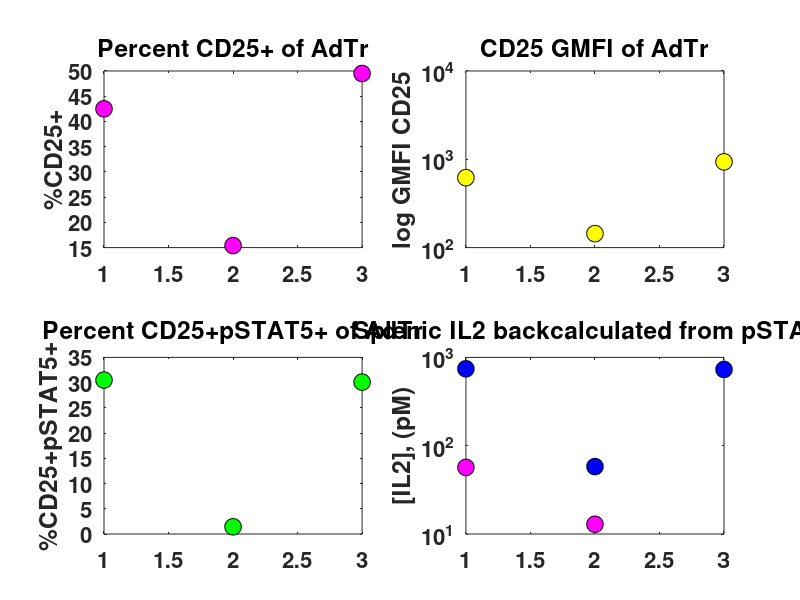
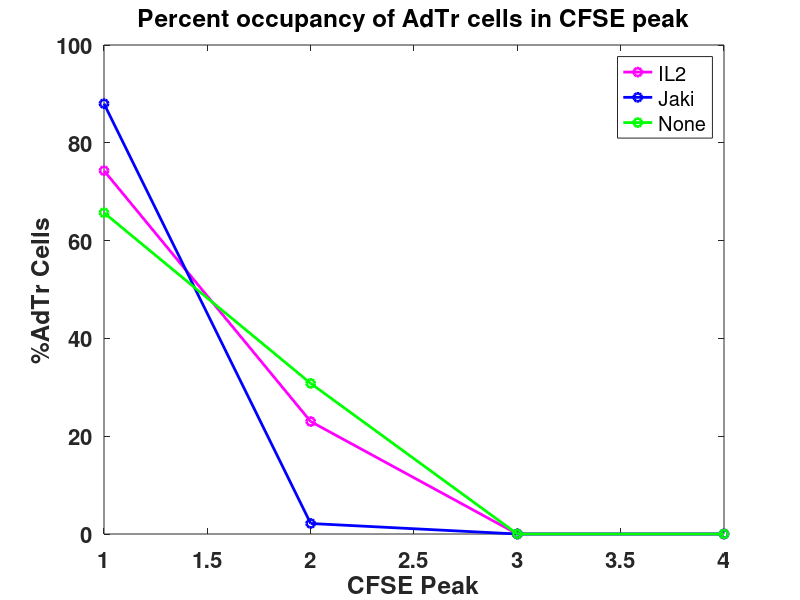
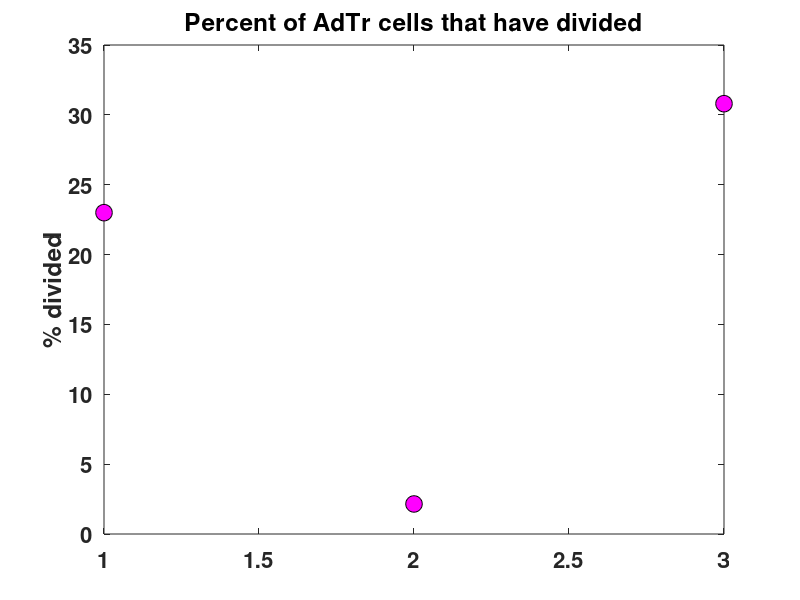
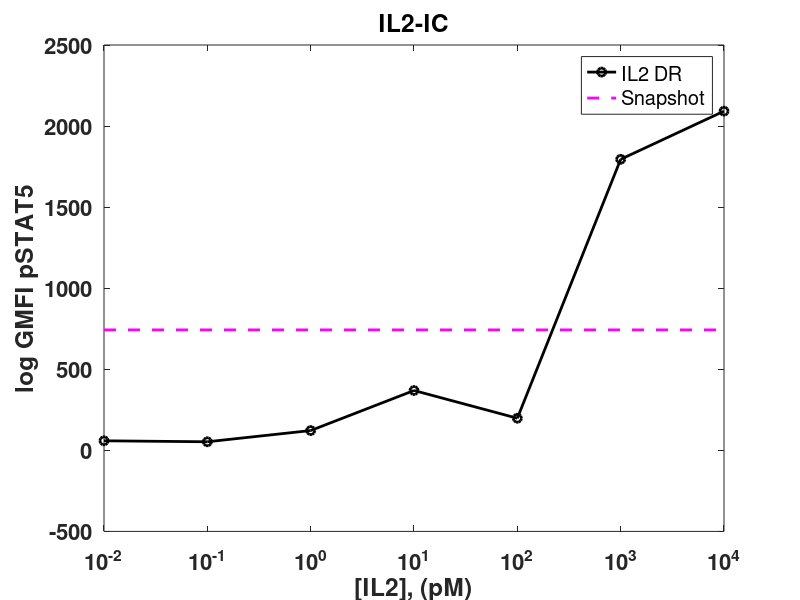

The MATLAB source for these figures, in order: (Note: this script raises an error after producing the figures.)
%Analyses of in vivo 12212012
%order is IL2-IC, Jaki, None

CD25per=[42.5
15.4
49.5];

CD25per=reshape(CD25per, 1,3);

CD25GMFI=[619
144
936];
CD25GMFI=reshape(CD25GMFI, 1,3);

pSTAT5GMFI=[743
58
730];
pSTAT5GMFI=reshape(pSTAT5GMFI, 1,3);

CD25pSTAT5=[30.5
1.43
30.1]
CD25pSTAT5=reshape(CD25pSTAT5, 1,3);

%%

figure(1)
subplot(2,2,1)
plot([1 2 3], CD25per, 'o', 'MarkerEdgeColor', 'k', 'MarkerFaceColor', 'm', 'MarkerSize', 12)
set(gcf, 'color', 'w')
set(gca, 'Fontsize', 16, 'Fontweight', 'bold')
title('Percent CD25+ of AdTr')
ylabel('%CD25+')
subplot(2,2,2)
plot([1 2 3], CD25GMFI, 'o', 'MarkerEdgeColor', 'k', 'MarkerFaceColor', 'y', 'MarkerSize', 12)
set(gca, 'Fontsize', 16, 'Fontweight', 'bold', 'yscale', 'log')
title('CD25 GMFI of AdTr')
ylabel('log GMFI CD25')
ylim([1e2, 1e4])
subplot(2,2,3)
plot([1 2 3], CD25pSTAT5, 'o', 'MarkerEdgeColor', 'k', 'MarkerFaceColor', 'g', 'MarkerSize', 12)
set(gca, 'Fontsize', 16, 'Fontweight', 'bold')
title('Percent CD25+pSTAT5+ of AdTr')
ylabel('%CD25+pSTAT5+')
subplot(2,2,4)
plot([1 2 3], pSTAT5GMFI, 'o', 'MarkerEdgeColor', 'k', 'MarkerFaceColor', 'b', 'MarkerSize', 12)
set(gca, 'Fontsize', 16, 'Fontweight', 'bold', 'yscale', 'log')
title('pSTAT5 GMFI of AdTr')
ylabel('log GMFI pSTAT5')

%%

%percent occupancy by CFSE dilution

IL2=[74.3	23 0 0];
Jaki=[88	2.15 0 0];
None=[65.7	30.8 0 0];

peak=[1 2 3 4];

figure()
hold on
plot(peak, IL2, '-mo', 'linewidth', 2)
plot(peak, Jaki, '-bo', 'linewidth', 2)
plot(peak, None, '-go', 'linewidth', 2)
set(gcf, 'color', 'w')
set(gca, 'Fontsize', 16, 'Fontweight', 'bold')
xlabel('CFSE Peak')
ylabel('%AdTr Cells')
title('Percent occupancy of AdTr cells in CFSE peak')
legend('IL2', 'Jaki', 'None')
box on

%%

%Percent of cells that have divided

IL2=23;
Jaki=2.15;
None=30.8;

Percent=[IL2 Jaki None];

figure()
hold on
plot([1 2 3], Percent, 'o', 'MarkerEdgeColor', 'k', 'MarkerFaceColor', 'm', 'MarkerSize', 12)
set(gcf, 'color', 'w')
set(gca, 'Fontsize', 16, 'Fontweight', 'bold')
ylabel('% divided')
title('Percent of AdTr cells that have divided')
box on

%%

%IL2-IC response to ex vivo IL2


pSTAT5=[2092
1795
198
369
122
52.8
58.8
-56];

IL2=[10000 1000 100 10 1 0.1 0.01 0];

figure()
hold on
plot(IL2, pSTAT5, '-ko', 'linewidth', 2)
plot([0.01, max(IL2)], [743, 743], '--m', 'linewidth', 2)
set(gcf, 'color', 'w')
set(gca, 'Fontsize', 16, 'Fontweight', 'bold', 'xscale', 'log')
ylabel('log GMFI pSTAT5')
xlabel('[IL2], (pM)')
legend('IL2 DR', 'Snapshot')
title('IL2-IC')
box on

%%

%Jaki response to ex vivo IL2


pSTAT5=[1177
1129
-78.3
990
189
213
190
-46.8];

IL2=[10000 1000 100 10 1 0.1 0.01 0];

figure()
hold on
plot(IL2, pSTAT5, '-ko', 'linewidth', 2)
plot([0.01, max(IL2)], [58, 58], '--m', 'linewidth', 2)
set(gcf, 'color', 'w')
set(gca, 'Fontsize', 16, 'Fontweight', 'bold', 'xscale', 'log')
ylabel('log GMFI pSTAT5')
xlabel('[IL2], (pM)')
legend('IL2 DR', 'Snapshot')
title('Jaki')
box on

%%

%None response to ex vivo IL2

pSTAT5=[2936
2640
1847
998
221
149
144
-44.8];

IL2=[10000 1000 100 10 1 0.1 0.01 0];

figure()
hold on
plot(IL2, pSTAT5, '-ko', 'linewidth', 2)
plot([0.01, max(IL2)], [730, 730], '--m', 'linewidth', 2)
set(gcf, 'color', 'w')
set(gca, 'Fontsize', 16, 'Fontweight', 'bold', 'xscale', 'log')
ylabel('log GMFI pSTAT5')
xlabel('[IL2], (pM)')
legend('IL2 DR', 'Snapshot')
title('None')
box on

%%
%IL2 estimation for IL2-IC

T=2126
B=0
E=118.1


IL2=(690.2-B)./(T-690.2).*E
%%

%IL2 estimation for None

T=2865
B=0
E=50.14

IL2=(586-B)/(T-586).*E

%%
%IL2 backcalculated from pSTAT5 response

figure(1)
hold on
plot([1 2], [56.77, 12.8925], 'o', 'MarkerEdgeColor', 'k', 'MarkerFaceColor', 'm', 'MarkerSize', 12)
set(gcf, 'color', 'w')
set(gca, 'Fontsize', 16, 'Fontweight', 'bold')
title('Splenic IL2 backcalculated from pSTAT5')
ylabel('[IL2], (pM)')
box on

%%
%Instead of GMFI, now I'll use percent CD25+pSTAT5+

%IL2-IC
Percent=[26.3
24.3
7.11
17.6
6.98
3.43
5.45
0.405];

IL2=[10000 1000 100 10 1 0.1 0.01 0];

figure()
hold on
plot(IL2, Percent, '-ko', 'linewidth', 2)
plot([0.01, max(IL2)], [30.5, 30.5], '--m', 'linewidth', 2)
set(gcf, 'color', 'w')
set(gca, 'Fontsize', 16, 'Fontweight', 'bold', 'xscale', 'log')
ylabel('%pSTAT5+CD25+')
xlabel('[IL2], (pM)')
legend('IL2 DR', 'Snapshot')
title('IL2-IC')
box on

%%

%Jaki

pSTAT5=[13.6
11
0
9.95
6.15
8.11
5.83
1.09];

IL2=[10000 1000 100 10 1 0.1 0.01 0];

figure()
hold on
plot(IL2, pSTAT5, '-ko', 'linewidth', 2)
plot([0.01, max(IL2)], [1.43, 1.43], '--m', 'linewidth', 2)
set(gcf, 'color', 'w')
set(gca, 'Fontsize', 16, 'Fontweight', 'bold', 'xscale', 'log')
ylabel('%pSTAT5+CD25+')
xlabel('[IL2], (pM)')
legend('IL2 DR', 'Snapshot')
title('Jaki')
box on

%%

%None

pSTAT5=[36.6
39
30.2
31.4
17.9
12.7
12.5
0.413];

IL2=[10000 1000 100 10 1 0.1 0.01 0];

figure()
hold on
plot(IL2, pSTAT5, '-ko', 'linewidth', 2)
plot([0.01, max(IL2)], [30.1, 30.1], '--m', 'linewidth', 2)
set(gcf, 'color', 'w')
set(gca, 'Fontsize', 16, 'Fontweight', 'bold', 'xscale', 'log')
ylabel('%pSTAT5+CD25+')
xlabel('[IL2], (pM)')
legend('IL2 DR', 'Snapshot')
title('None')
box on

%%

%Tregs percent pSTAT5+ for IL2-IC

pSTAT5=[56.5
58.4
5.1
19.7
4.17
3.62
3.66
1.28];

IL2=[10000 1000 100 10 1 0.1 0.01 0];

figure()
hold on
plot(IL2, pSTAT5, '-ko', 'linewidth', 2)
plot([0.01, max(IL2)], [50.4, 50.4], '--m', 'linewidth', 2)
set(gcf, 'color', 'w')
set(gca, 'Fontsize', 16, 'Fontweight', 'bold', 'xscale', 'log')
ylabel('%pSTAT5+')
xlabel('[IL2], (pM)')
legend('IL2 DR', 'Snapshot')
title('Tregs, IL2-IC')
box on

%%

%Tregs percent pSTAT5+ for Jaki

pSTAT5=[43.5
48.8
1.5
31.8
18.7
16.6
15.8
4.63];

IL2=[10000 1000 100 10 1 0.1 0.01 0];

figure()
hold on
plot(IL2, pSTAT5, '-ko', 'linewidth', 2)
plot([0.01, max(IL2)], [1.18, 1.18], '--m', 'linewidth', 2)
set(gcf, 'color', 'w')
set(gca, 'Fontsize', 16, 'Fontweight', 'bold', 'xscale', 'log')
ylabel('%pSTAT5+')
xlabel('[IL2], (pM)')
legend('IL2 DR', 'Snapshot')
title('Tregs, Jaki')
box on

%%

%Tregs percent pSTAT5+ for None

pSTAT5=[54.7
54
45.8
27.6
6.02
4.96
3.65
0.942];

IL2=[10000 1000 100 10 1 0.1 0.01 0];

figure()
hold on
plot(IL2, pSTAT5, '-ko', 'linewidth', 2)
plot([0.01, max(IL2)], [20.2, 20.2], '--m', 'linewidth', 2)
set(gcf, 'color', 'w')
set(gca, 'Fontsize', 16, 'Fontweight', 'bold', 'xscale', 'log')
ylabel('%pSTAT5+')
xlabel('[IL2], (pM)')
legend('IL2 DR', 'Snapshot')
title('Tregs, None')
box on

%%

%Tregs pSTAT5 GMFI for IL2-IC

pSTAT5=[754
768
%33.6
252
94.4
85.4
86.7
50.8];
pSTAT52=pSTAT5-min(pSTAT5)

IL2=[10000 1000 100 10 1 0.1 0.01 0];

figure()
hold on
plot(IL2, pSTAT5, '-ko', 'linewidth', 2)
plot([0.01, max(IL2)], [624, 624], '--m', 'linewidth', 2)
set(gcf, 'color', 'w')
set(gca, 'Fontsize', 16, 'Fontweight', 'bold', 'xscale', 'log')
ylabel('GMFI pSTAT5')
xlabel('[IL2], (pM)')
legend('IL2 DR', 'Snapshot')
title('Tregs, IL2-IC')
box on

%%

%Tregs pSTAT5 GMFI for Jaki

pSTAT5=[546
619
%-6.27
395
250
240
236
87.3];
pSTAT52=pSTAT5-min(pSTAT5)

IL2=[10000 1000 100 10 1 0.1 0.01 0];

figure()
hold on
plot(IL2, pSTAT5, '-ko', 'linewidth', 2)
plot([0.01, max(IL2)], [95.7, 95.7], '--m', 'linewidth', 2)
set(gcf, 'color', 'w')
set(gca, 'Fontsize', 16, 'Fontweight', 'bold', 'xscale', 'log')
ylabel('GMFI pSTAT5')
xlabel('[IL2], (pM)')
legend('IL2 DR', 'Snapshot')
title('Tregs, IL2-IC')
box on

%%

%Tregs pSTAT5 GMFI for None

pSTAT5=[748
700
571
318
132
114
100
57.6];
pSTAT52=pSTAT5-min(pSTAT5)

IL2=[10000 1000 100 10 1 0.1 0.01 0];

figure()
hold on
plot(IL2, pSTAT5, '-ko', 'linewidth', 2)
plot([0.01, max(IL2)], [414, 414], '--m', 'linewidth', 2)
set(gcf, 'color', 'w')
set(gca, 'Fontsize', 16, 'Fontweight', 'bold', 'xscale', 'log')
ylabel('GMFI pSTAT5')
xlabel('[IL2], (pM)')
legend('IL2 DR', 'Snapshot')
title('Tregs, None')
box on

%%

%Treg fits

%IL2 estimation for IL2-IC

T=722
B=0
E=26.26

IL2=(573.2-B)/(T-573.2).*E


%%

%Treg fits

%IL2 estimation for None

T=708.3
B=0
E=22.94

IL2=(356.4-B)/(T-356.4).*E


%%

%Treg IL2 backcalculation

IL2=[6.18 22.65];

figure(1)
hold on
plot([1 2], [101.1575, 23.23], 'o', 'MarkerEdgeColor', 'k', 'MarkerFaceColor', 'm', 'MarkerSize', 12)
set(gcf, 'color', 'w')
set(gca, 'Fontsize', 16, 'Fontweight', 'bold')
title('Splenic IL2 backcalculated from Treg pSTAT5')
ylabel('[IL2], (pM)')
box on

%%

%Bead ELISA

GMFIPe=[35641
8048
1525
412
81.9
30.6
21
40
14.7];
Pe2=GMFIPe-min(GMFIPe)

IL2=[3200 800 200 50 12.5 3.12 0.780 0.195 0];

figure()
hold on
plot(IL2, GMFIPe, '-ko', 'linewidth', 2)
plot([0.195, max(IL2)], [554 554], '-m', 'linewidth', 2)
plot([0.195, max(IL2)], [71.2 71.2], '-y', 'linewidth', 2)
plot([0.195, max(IL2)], [125 125], '-b', 'linewidth', 2)
set(gcf, 'color', 'w')
set(gca, 'Fontsize', 16, 'Fontweight', 'bold', 'xscale', 'log', 'yscale', 'log')
xlabel('[IL2], (pM)')
ylabel('Log GMFI Pe')
title('Bead ELISA')
legend('Standards', 'IL2-IC', 'Jaki', 'None')
box on

%%

%IL2 from bead elisa


T=80000
B=25
E=3740

IL2_IL2IC=[(554-B)/(T-554).*E]*2
IL2_Jak=[(71.2-B)/(T-71.2).*E]*2
IL2_None=[(125-B)/(T-125).*E]*2

IL2=[IL2_IL2IC, IL2_Jak, IL2_None];

figure()
plot([1 2 3], IL2, 'o', 'MarkerEdgeColor', 'k', 'MarkerFaceColor', 'g', 'MarkerSize', 14)
set(gcf, 'color', 'w')
set(gca, 'Fontsize', 16, 'Fontweight', 'bold')
ylabel('Splenic IL2, (pM)')
title('Splenic IL2 from Bead ELISA')
box on

%%

%Compiled IL2 estimations

IL2_Teff=[56.77, NaN, 12.8925];
IL2_Treg=[101.1575, NaN, 23.23];
IL2_ELISA=[49.8064, 4.3235, 9.3646];

%figure()
%hold on
%plot([1 2 3], [56.77, NaN, 12.8295], 'o', 'MarkerEdgeColor', 'k', 'MarkerFaceColor', 'm', 'MarkerSize', 14)
%plot([1 2 3], [101.1575, NaN, 23.23], 'o', 'MarkerEdgeColor', 'k', 'MarkerFaceColor', 'g', 'MarkerSize', 14)
%plot([1 2 3], [49.8064, 4.3235, 9.3646], 'o', 'MarkerEdgeColor', 'k', 'MarkerFaceColor', 'y', 'MarkerSize', 14)
%set(gcf, 'color', 'w')
%set(gca, 'Fontsize', 16, 'Fontweight', 'bold')
%ylabel('[IL2], (pM)')
%legend('IL2 backcalculated from Teff', 'IL2 backcalculated from Treg', 'IL2 from bead ELISA')
%box on
%title('Splenic [IL2] estimates summarized')

%Plotted against one another

figure()
hold on
[AX, H1, H2]=plotyy(IL2_ELISA, IL2_Teff, IL2_ELISA, IL2_Treg)
set(AX(2), 'ylabel', '[IL2] estimates from ELISA', 'fontsize', 16, 'fontweight', 'bold', 'color', 'k')
set(get(AX(2), 'ylabel'), 'string', '[IL2] estimated from ELISA', 'fontsize', 16, 'fontweight', 'bold')
set(H1, 'marker', 'o', 'markersize', 13, 'markeredgecolor', 'k', 'markerfacecolor', 'y')
set(gca, 'Fontsize', 16, 'Fontweight', 'bold')
xlabel('[IL2] estimated from Teff, (pM)')
ylabel('[IL2] estimated from Treg, (pM)')
%%
figure()
hold on
plot(IL2_ELISA, IL2_Teff, 'o', 'Markeredgecolor', 'k', 'Markerfacecolor', 'm', 'markersize', 13)
plot(IL2_ELISA, IL2_Treg, 'o', 'Markeredgecolor', 'k', 'Markerfacecolor', 'y', 'markersize', 13)
plot(IL2_Teff, IL2_Treg, 'o', 'markeredgecolor', 'k', 'markerfacecolor', 'g', 'markersize', 13)
set(gcf, 'color', 'w')
set(gca, 'Fontsize', 16, 'Fontweight', 'bold', 'xlim', [0 110], 'ylim', [0 110])
xlabel('[IL2], (pM)')
ylabel('[IL2], (pM)')
box on
legend('ELISA versus Teff', 'ELISA versus Treg', 'Teff versus Treg')
